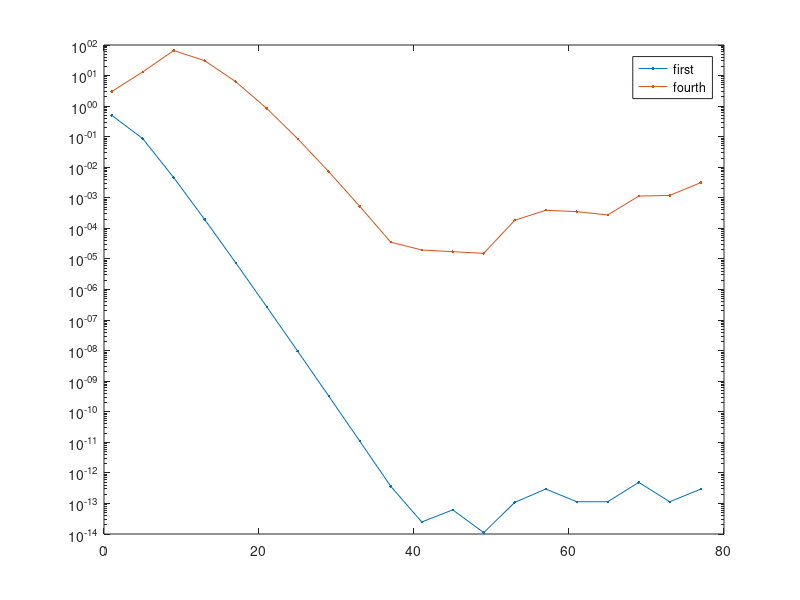

The MATLAB script that drew this image:
%
% chebtest.m -- test the accruacy of chebyshev differentiation for first and fourth 
%               derivatives 
%
function chebtest

Nmax = 80;                % max number of points to test
Nv = 1:4:Nmax;            % array of numbers of points
E = zeros(length(Nv),2);  % array to store the errors


% loop over increasing numbers of points
%
for k=1:length(Nv)
  N = Nv(k);
  
  % create differentiation matrix and 4th differentiation matrix
  %
  [D,x]=cheb(N);
  D4 = D^4;
  
  % v is function to differentiate
  % vp is first derivative
  % vp4 is fourth derivative
  %
  v = 1./(1+x.^2);
  vp = -2*x.*v.^2;
  vp4 = (120*x.^4  - 240*x.^2  + 24).*v.^5;
  
  % compute the max errors in the two derivatives
  %
  E(k,1) = norm(D*v-vp,inf);
  E(k,2) = norm(D4*v-vp4,inf);
  
end


% now plot
%
semilogy(Nv,E,'.-');
legend('first','fourth');
end

% CHEB  compute D = differentiation matrix, x = Chebyshev grid
%  input N -- order of chebyshev polynomial
%
%  output x -- N+1 chebyshev points ordered from 1 down to -1
%         D -- (N+1)x(N+1) chebyshev differentiaion matrix
% 
%  from cheb.m from Trefethen, Spectral Methods in MATLAB, 2000
%
function [D,x] = cheb(N)
if N==0, D=0; x=1; return, end
x = cos(pi*(0:N)/N)'; 
c = [2; ones(N-1,1); 2].*(-1).^(0:N)';
X = repmat(x,1,N+1);
dX = X-X';                  
D  = (c*(1./c)')./(dX+(eye(N+1)));      % off-diagonal entries
D  = D - diag(sum(D'));                 % diagonal entries
end

